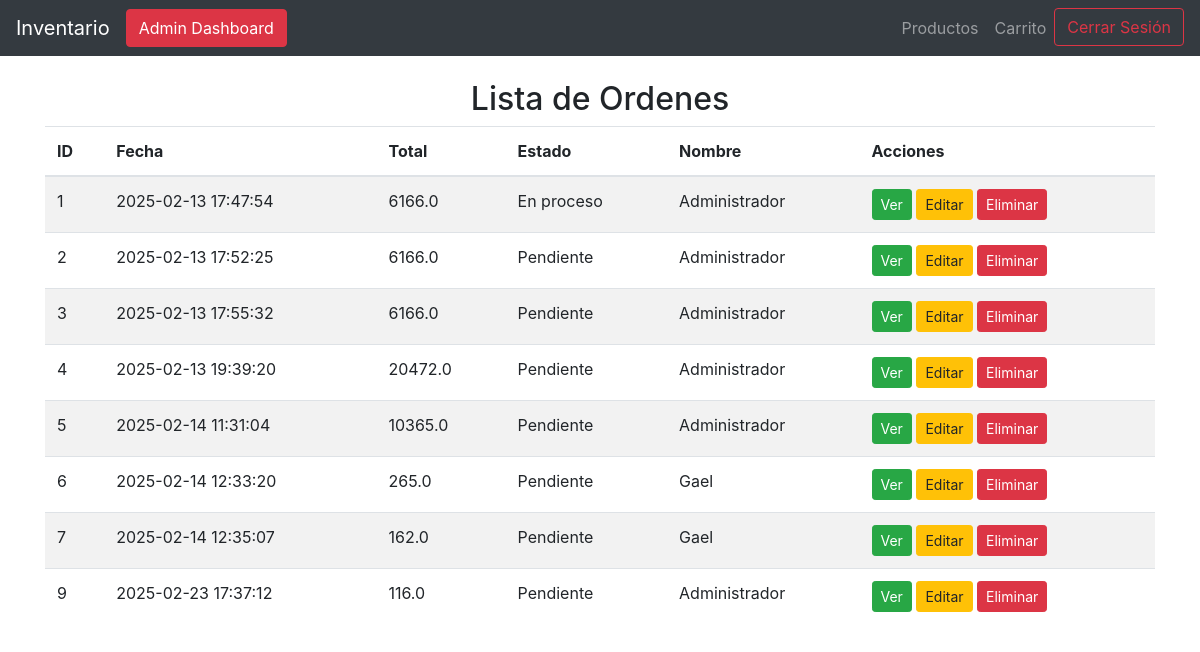
The app's page /ordenes (signed in), older data.
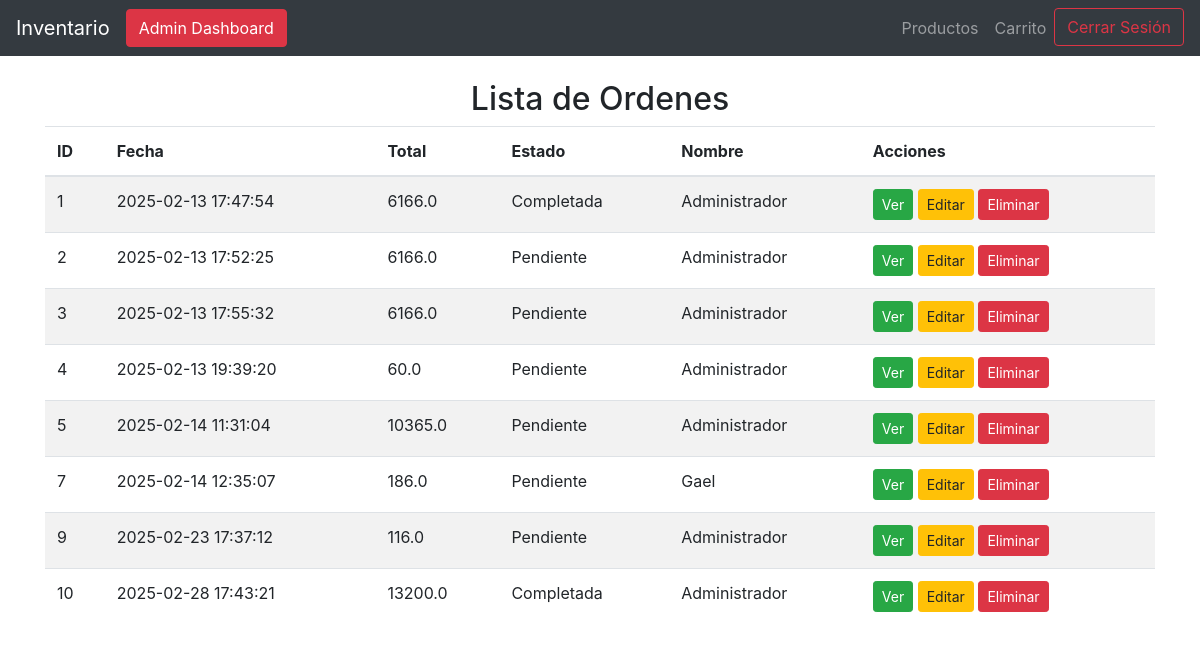
The same page, newer data.
### tables this page shows
CREATE TABLE ordenes (
               orden_id INTEGER PRIMARY KEY AUTOINCREMENT,
               usuario_id INTEGER NOT NULL,
               total REAL NOT NULL,
               fecha TIMESTAMP DEFAULT CURRENT_TIMESTAMP,
               estado TEXT DEFAULT 'pendiente',
               FOREIGN KEY (usuario_id) REFERENCES usuarios(usuario_id)
           );

CREATE TABLE usuarios (
                    usuario_id INTEGER PRIMARY KEY AUTOINCREMENT,
                    nombre TEXT NOT NULL,
                    email TEXT UNIQUE NOT NULL,
                    password TEXT NOT NULL,
                    rol TEXT NOT NULL DEFAULT 'usuario',
                    fecha_creacion TIMESTAMP DEFAULT CURRENT_TIMESTAMP
                );

### app.py (the view)
@app.route('/ordenes')
@login_required
def listar_ordenes():
    conn, cursor = connect_db()
    cursor.execute("""
        SELECT o.orden_id, o.fecha, o.total, o.estado, u.nombre
        FROM ordenes o
        JOIN usuarios u ON o.usuario_id = u.usuario_id
    """)
    ordenes = cursor.fetchall()
    conn.close()
    return render_template('listar_ordenes.html', ordenes=ordenes)

### app.py (called while the page is built)
@login_manager.user_loader
def load_user(user_id):
    conn, cursor = connect_db()
    cursor.execute("SELECT usuario_id, nombre, email, rol FROM usuarios WHERE usuario_id = ?", (user_id,))
    usuario = cursor.fetchone()
    return Usuario(id=usuario[0], nombre=usuario[1], email=usuario[2], rol=usuario[3]) if usuario else None

### database.py (called while the page is built)
def connect_db():
    conn = sqlite3.connect(DB_NAME)
    cursor = conn.cursor()
    return conn, cursor

### templates/listar_ordenes.html
{% extends 'base.html' %}
{% block content %}
    <h2 class="text-center">Lista de Ordenes</h2>
    {% if ordenes %}
        <table class="table table-striped">
            <thead>
                <tr>
                    <th>ID</th>
                    <th>Fecha</th>
                    <th>Total</th>
                    <th>Estado</th>
                    <th>Nombre</th>
                    <th>Acciones</th>
                </tr>
            </thead>
            <tbody>
                {% for orden in ordenes %}
                    <tr>
                        <td>{{ orden[0] }}</td>
                        <td>{{ orden[1] }}</td>
                        <td>{{ orden[2] }}</td>
                        <td>{{ orden[3] }}</td>
                        <td>{{ orden[4] }}</td>
                        <td>
                            <a href="/orden/{{ orden[0] }}" class="btn btn-success btn-sm">Ver</a>
                            <a href="{{ url_for('editar_orden', orden_id=orden[0]) }}" class="btn btn-warning btn-sm">Editar</a>
                            <a href="{{ url_for('eliminar_orden', orden_id=orden[0]) }}" class="btn btn-danger btn-sm">Eliminar</a>
                        </td>
                    </tr>
                {% endfor %}
            </tbody>
        </table>
    {% else %}
        <p>No hay ordenes registradas.</p>
    {% endif %}
{% endblock %}

### templates/base.html (shortened to what this page needs)
<!DOCTYPE html>
<html lang="es">
<head>
    <link href="https://stackpath.bootstrapcdn.com/bootstrap/4.5.2/css/bootstrap.min.css" rel="stylesheet">
</head>
<body>
    <nav class="navbar navbar-expand-lg navbar-dark bg-dark">
        <a class="navbar-brand" href="/">Inventario</a>
        {% if current_user.is_authenticated and current_user.rol == 'admin' %}
            <a href="{{ url_for('admin_dashboard') }}" class="btn btn-danger">Admin Dashboard</a>
        {% endif %}
        <div class="collapse navbar-collapse">
            <ul class="navbar-nav ml-auto">
                <li class="nav-item"><a class="nav-link" href="/productos">Productos</a></li>
                <li class="nav-item"><a class="nav-link" href="/carrito">Carrito</a></li>
                {% if current_user.is_authenticated %}
                <li class="nav-item">
                    <a href="{{ url_for('logout') }}" class="btn btn-outline-danger">Cerrar Sesión</a>
                </li>
                {% endif %}
            </ul>
        </div>
    </nav>
    <div class="container mt-4">
        {% block content %}
        {% endblock %}
    </div>
</body>
</html>

Row changes from the older to the newer data that the page shows:
removed ordenes: orden_id "6", fecha "2025-02-14 12:33:20", total "265.0", estado "Pendiente", nombre "Gael"
changed ordenes id 1: estado "En proceso" → "Completada"
changed ordenes id 4: total "20472.0" → "60.0"
changed ordenes "Gael": total "162.0" → "186.0"
added ordenes: orden_id "10", fecha "2025-02-28 17:43:21", total "13200.0", estado "Completada", nombre "Administrador"
